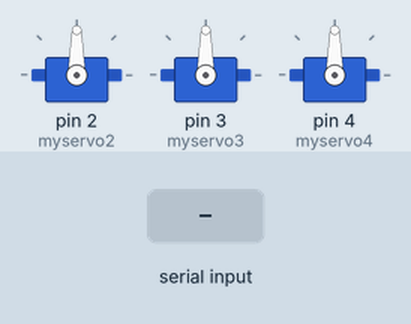
A sketch run on a simulated Arduino Uno, built with avr-gcc and run on an emulated ATmega328P. Shown: 3 × servo. Inputs (shaded band) come from the test bench. What the sketch prints to the serial monitor is not drawn.

Above: at 1.2 s.
1.3 s: "b" received over the second serial link
At 2.5 s:
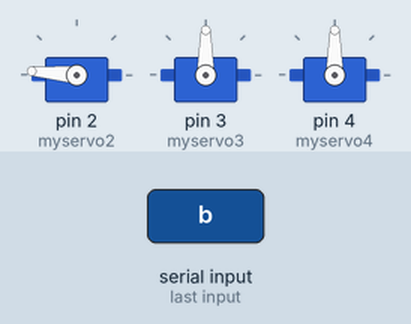
2.8 s: "d" received over the second serial link
At 3.9 s:
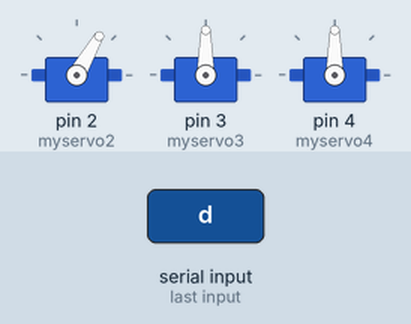
4.3 s: "e" received over the second serial link
At 5.1 s:
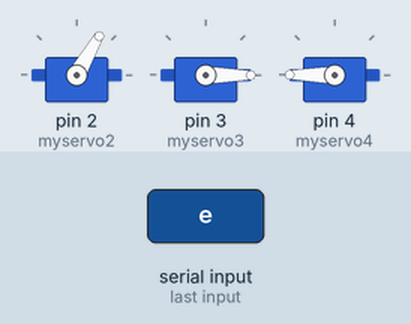
5.8 s: "g" received over the second serial link
At 6.2 s:
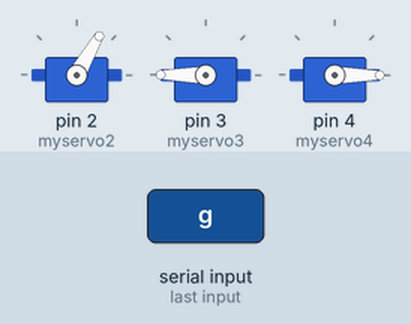
7.3 s: "b" received over the second serial link
At 8.5 s:
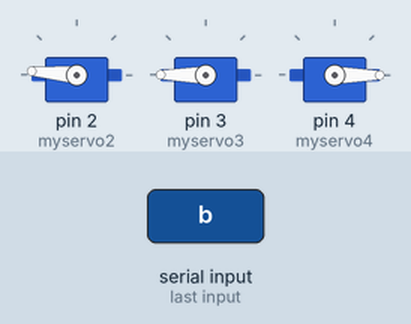
8.8 s: "f" received over the second serial link
At 9.7 s:
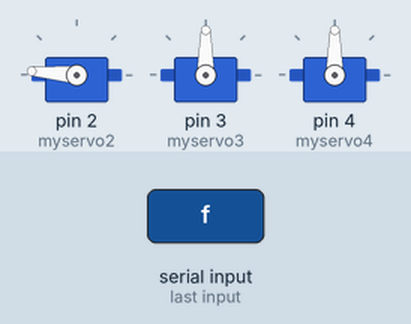
Timing chart, 0 to 11.3 s (numbered marks = the images above; inputs shaded):
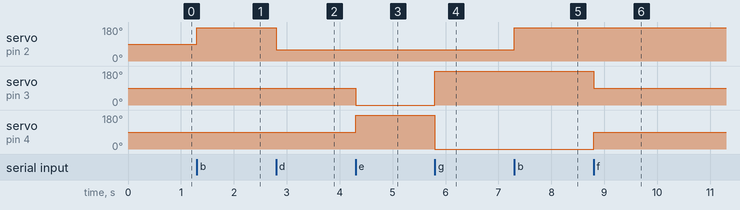

The sketch:

p1car.ino
```cpp
#include <SoftwareSerial.h>//call appinventor wow
#include <Wire.h>//引用二個函式庫SoftwareSerial及Wire
#include <Servo.h>
Servo myservo2,myservo3,myservo4;
SoftwareSerial I2CBT(0,1);//定義PIN0->RX和PIN11->TX腳位  燒入前先拔除RX及TX
void setup() {
  Serial.begin(9600); //Arduino起始鮑率：9600
  I2CBT.begin(38400);
  //藍牙鮑率：57600(注意！每個藍牙晶片的鮑率都不太一樣，請務必確認
   myservo2.attach(2);
    myservo3.attach(3); //左
     myservo4.attach(4); //右
}
void loop() {
  byte cmmd[20];
  int insize;
  while(1){
    if ((insize=(I2CBT.available()))>0){ //讀取藍牙訊息
      Serial.print("input size = ");
      Serial.println(insize);
      for (int i=0; i<insize; i++){
        Serial.print(cmmd[i]=char(I2CBT.read()));
        Serial.print(" ");
      }//
    }
    switch (cmmd[0]) { //讀取第一個字
     // ASCII CODE
    /*case 97: //a //夾
      myservo2.write(-180);
      break;*/
    case 98://b
      myservo2.write(175);
      break;

   /* case 99://c放
     myservo2.write(90);
      break;*/
    case 100://d
      myservo2.write(60);
      break;

    case 101: //e前
      myservo3.write(0);
      myservo4.write(180);
      break;
    case 102://f
      myservo3.write(90);
      myservo4.write(90);
      break;

    case 103://g後
      myservo3.write(180);
      myservo4.write(0);
      break;
    case 104://h
      myservo3.write(90);
      myservo4.write(90);
      break;

    case 105: //i 右
      myservo3.write(0);
      myservo4.write(0);
      break;
    case 106://j
       myservo3.write(90);
      myservo4.write(90);
      break;
    case 107://k左
      myservo3.write(180);
      myservo4.write(180);
      break;
    case 108://l
       myservo3.write(90);
      myservo4.write(90);
      break;
    }
  }
}
```

Measured:
- after the input at 1.3 s, servo on pin 2 (myservo2): 90° → 175° at once
- after the input at 2.8 s, servo on pin 2 (myservo2): 175° → 60° at once
- after the input at 4.3 s, servo on pin 3 (myservo3): 90° → 0° at once; servo on pin 4 (myservo4): 90° → 180° at once
- after the input at 5.8 s, servo on pin 3 (myservo3): 0° → 180° at once; servo on pin 4 (myservo4): 180° → 0° at once
- after the input at 7.3 s, servo on pin 2 (myservo2): 60° → 175° at once
- after the input at 8.8 s, servo on pin 3 (myservo3): 180° → 90° at once; servo on pin 4 (myservo4): 0° → 90° at once
